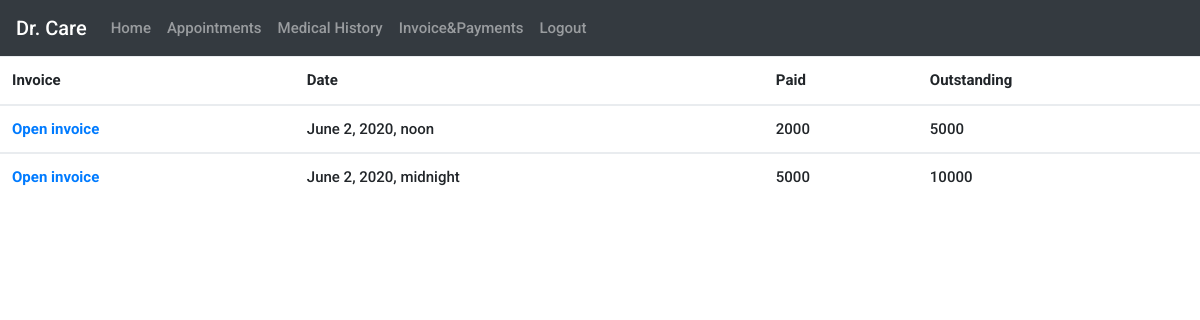
The page /patient/payments/ (signed in) on the database its author committed.
### base/models.py (models this page shows)
class Accounts(models.Model):
    user=models.ForeignKey(Patient,on_delete=models.CASCADE)
    Date=models.DateTimeField()
    paid=models.IntegerField(default=0)
    outstanding=models.IntegerField(default=0)
    invoice=models.ImageField(upload_to='patient_invoice')

### base/views.py (the view)
# urls.py: path('patient/payments/',views.payments,name='payment'),
@login_required(login_url='/login/')
def payments(request):
    user=request.user
    profile=get_object_or_404(Profile,user=user)
    user1=get_object_or_404(Patient,user=profile)
    patient=Accounts.objects.filter(user=user1)
    context={
        'pat':patient
    }
    return render(request,'patient/payments.html',context)

### base/templates/patient/payments.html
{% extends 'patient/base.html' %}
{% block content %}
<table class="table">
  <thead>
    <tr>
      <th scope="col">Invoice</th>
      <th scope="col">Date</th>
      <th scope="col">Paid</th>
      <th scope="col">Outstanding</th>
    </tr>
  </thead>
  {% for val in pat %}
  <tbody>
    <tr>
      <th scope="row"><a href="{{ val.invoice.url }}" target="_blank">Open invoice</a></th>
      <td>{{ val.Date }}</td>
      <td>{{ val.paid }}</td>
      <td>{{ val.outstanding }}</td>
    </tr>
  </tbody>
  {% endfor %}
</table>
{% endblock %}

### base/static/styles/contact.css (style rules this page uses)
* { margin: 0; padding: 0; -webkit-font-smoothing: antialiased; -webkit-text-shadow: rgba(0,0,0,.01) 0 0 1px; text-shadow: rgba(0,0,0,.01) 0 0 1px; }
body { font-family: 'Roboto', sans-serif; font-size: 15px; font-weight: 500; background: #FFFFFF; color: #696969; }
a { -webkit-transition: all 200ms ease; -moz-transition: all 200ms ease; -ms-transition: all 200ms ease; -o-transition: all 200ms ease; transition: all 200ms ease; }
a, a:hover, a:visited, a:active, a:link { text-decoration: none; -webkit-font-smoothing: antialiased; -webkit-text-shadow: rgba(0,0,0,.01) 0 0 1px; text-shadow: rgba(0,0,0,.01) 0 0 1px; }

### base/static/styles/main_styles.css (style rules this page uses)
* { margin: 0; padding: 0; -webkit-font-smoothing: antialiased; -webkit-text-shadow: rgba(0,0,0,.01) 0 0 1px; text-shadow: rgba(0,0,0,.01) 0 0 1px; }
body { font-family: 'Roboto', sans-serif; font-size: 15px; font-weight: 500; background: #FFFFFF; color: #696969; }
a { -webkit-transition: all 200ms ease; -moz-transition: all 200ms ease; -ms-transition: all 200ms ease; -o-transition: all 200ms ease; transition: all 200ms ease; }
a, a:hover, a:visited, a:active, a:link { text-decoration: none; -webkit-font-smoothing: antialiased; -webkit-text-shadow: rgba(0,0,0,.01) 0 0 1px; text-shadow: rgba(0,0,0,.01) 0 0 1px; }

### rows shown on the page
Accounts: Date "June 2, 2020, noon", paid "2000", outstanding "5000"
Accounts: Date "June 2, 2020, midnight", paid "5000", outstanding "10000"
